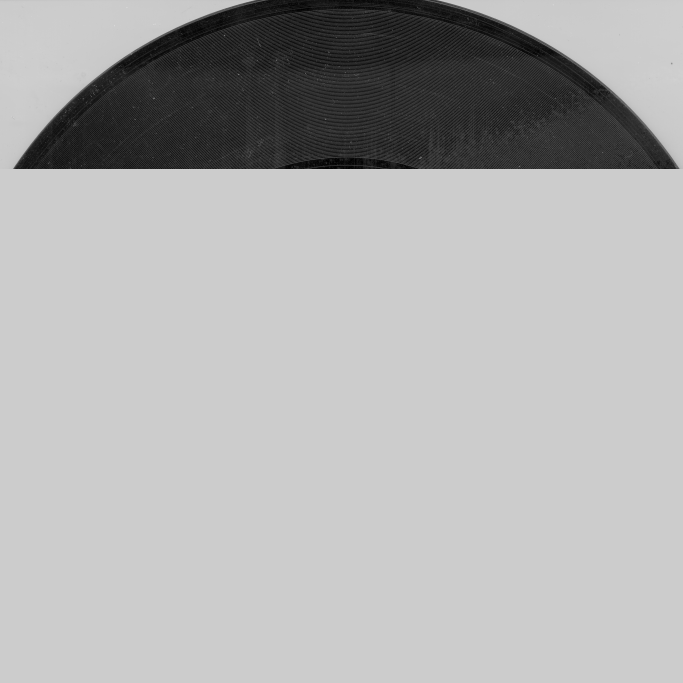
#> input picture python/test.png, 2048 x 2048 px (shown at 1/3 size)
$ python alpha.py   (Python 2 division)
#> lines starting #> are read from the running program, lines starting #| are printed output that depends on the picture; after the words box and inside, x2 and y2 are one past the last pixel; in counts of white or black regions, pixels touching at a corner belong together
### python/lib/utils.py
#!/usr/bin/env python2

# Piccolo richiamo a numpy:
# a = matrix( [[1, 3, 4], [1, 2, 3], [4, 3, 2]] )
# da la matrice quadrata

# a.T la trasposta
# a.I l'inversa

def pix_distance(a, b):
  """Defines the distance between two pixel.
  """
  from math import sqrt

  return sqrt((a[0] - b[0])**2 + (a[1] - b[1])**2 + (a[2] - b[2])**2)

### python/alpha.py
#!/usr/bin/env python2
# -*- coding: utf-8 -*-

import Image

from math import sqrt
from numpy import matrix, linalg

from utils import *

a = Image.open('test.png')
#> a is the input picture: PIL image 2048x2048 L; min 0, max 249, mean 174.9
a = a.convert("RGB")
#> a: PIL image 2048x2048 RGB
data = a.load()
w, h = a.size
#> w = 2048; h = 2048

border = Image.new("L", (w, h), 255)
#> border: PIL image 2048x2048 L; every value is 255

borders = []

for i in xrange(0, w):
  diff = 0
  # XXX Hackone per la mancanza di "bordo" nella parte centrale dell'immaine
  if i > 750 and i < (750+600):
    continue
  for j in xrange(10, h, 1):
    diff = pix_distance(data[i, j], data[i, j-10])
    if diff > 90:
      # XXX Da valutare se è sensata come soglia
      # Threshold di distanza euclidea dei colori
      # We don't care if out of boundaries
      try:
        border.putpixel((i, j-1), 0)
        border.putpixel((i, j+1), 0)
      except:
        pass
      if j % 30:
        borders.append((i, j))
      # Coloro su border così da poterlo vedere dopo
      border.putpixel((i, j), 0)
      print "Nella colonna", i, "ho lo stacco a", j
      break
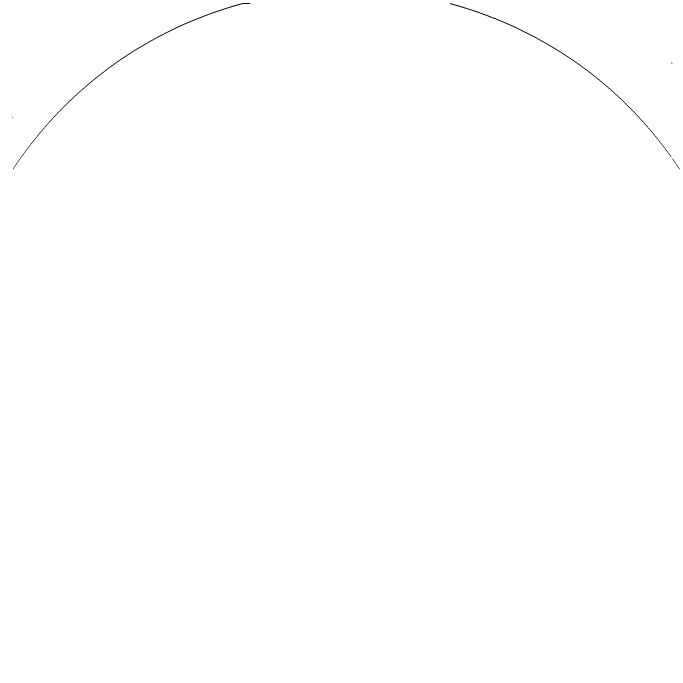
#> border: PIL image 2048x2048 L (shown at 1/3 size); 99.9% white; black in thin lines or dots, all inside (x1, y1, x2, y2) = (36, 9, 2039, 508)
#> after the loop, borders = 1357 pairs, first value 36 to 2038, second value 10 to 506

print borders
print "I've ", len(borders), "points for boundary"

# Genero le matrici per il calcolo del centro
# Come da paper light-blue pagina 8
H = matrix([[1, p[0], p[1]] for p in borders])
#> H = 1357 rows, first 8: [1, 36, 350], [1, 38, 352], [1, 39, 506], [1, 40, 505], [1, 41, 503], [1, 42, 502], [1, 43, 500], [1, 44, 499]
h = matrix([[p[0]**2 + p[1]**2] for p in borders])
#> h = 1357 rows, first 8: [123796], [125348], [257557], [256625], [254690], [253768], [251849], [250937]
a = (H.T*H).I*H.T*h
#> a = [[-1006620.6], [2078.6], [2340]]

# Calcolo le coordinate del centro e il raggio come da pagina 9
# del medesimo paper
x_c = a[1]/2
#> x_c = [[1039.3]]
y_c = a[2]/2
#> y_c = [[1170]]
r = sqrt(a[2] + x_c**2 + y_c**2)
#> r = 1565.7

print "The center is in (%.3f, %.3f) with a radius of %.4f" % (x_c, y_c, r)

# Lo disegno in border per controllare

for i in range(5):
  for j in range(5):
#> (the run stopped early here; a loop or call above may not have finished)
